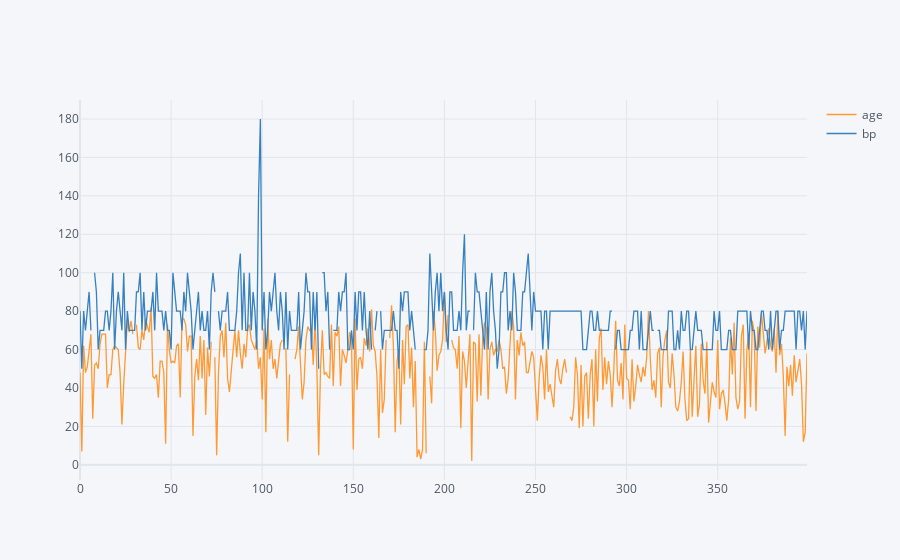

Notebook code for this chart:
### Code cell
data1[['age','bp']].iplot()

### Figure 1 — Plotly figure (JSON) as saved in the notebook; plotly's stock layout.template omitted (floating-point values rounded to 4 significant figures; data arrays with more than 128 entries replaced by an {"elided": "..."} marker saying what was removed)
{"data": [{"name": "age", "text": "", "mode": "lines", "y": {"elided": "400 mixed values"}, "x": {"elided": "400 int values"}, "line": {"color": "rgba(255, 153, 51, 1.0)", "dash": "solid", "shape": "linear", "width": 1.3}, "type": "scatter"}, {"name": "bp", "text": "", "mode": "lines", "y": {"elided": "400 mixed values"}, "x": {"elided": "400 int values"}, "line": {"color": "rgba(55, 128, 191, 1.0)", "dash": "solid", "shape": "linear", "width": 1.3}, "type": "scatter"}], "layout": {"title": {"font": {"color": "#4D5663"}}, "paper_bgcolor": "#F5F6F9", "plot_bgcolor": "#F5F6F9", "yaxis": {"tickfont": {"color": "#4D5663"}, "zerolinecolor": "#E1E5ED", "title": {"text": "", "font": {"color": "#4D5663"}}, "gridcolor": "#E1E5ED", "showgrid": true}, "xaxis": {"tickfont": {"color": "#4D5663"}, "zerolinecolor": "#E1E5ED", "title": {"text": "", "font": {"color": "#4D5663"}}, "gridcolor": "#E1E5ED", "showgrid": true}, "legend": {"bgcolor": "#F5F6F9", "font": {"color": "#4D5663"}}}}
